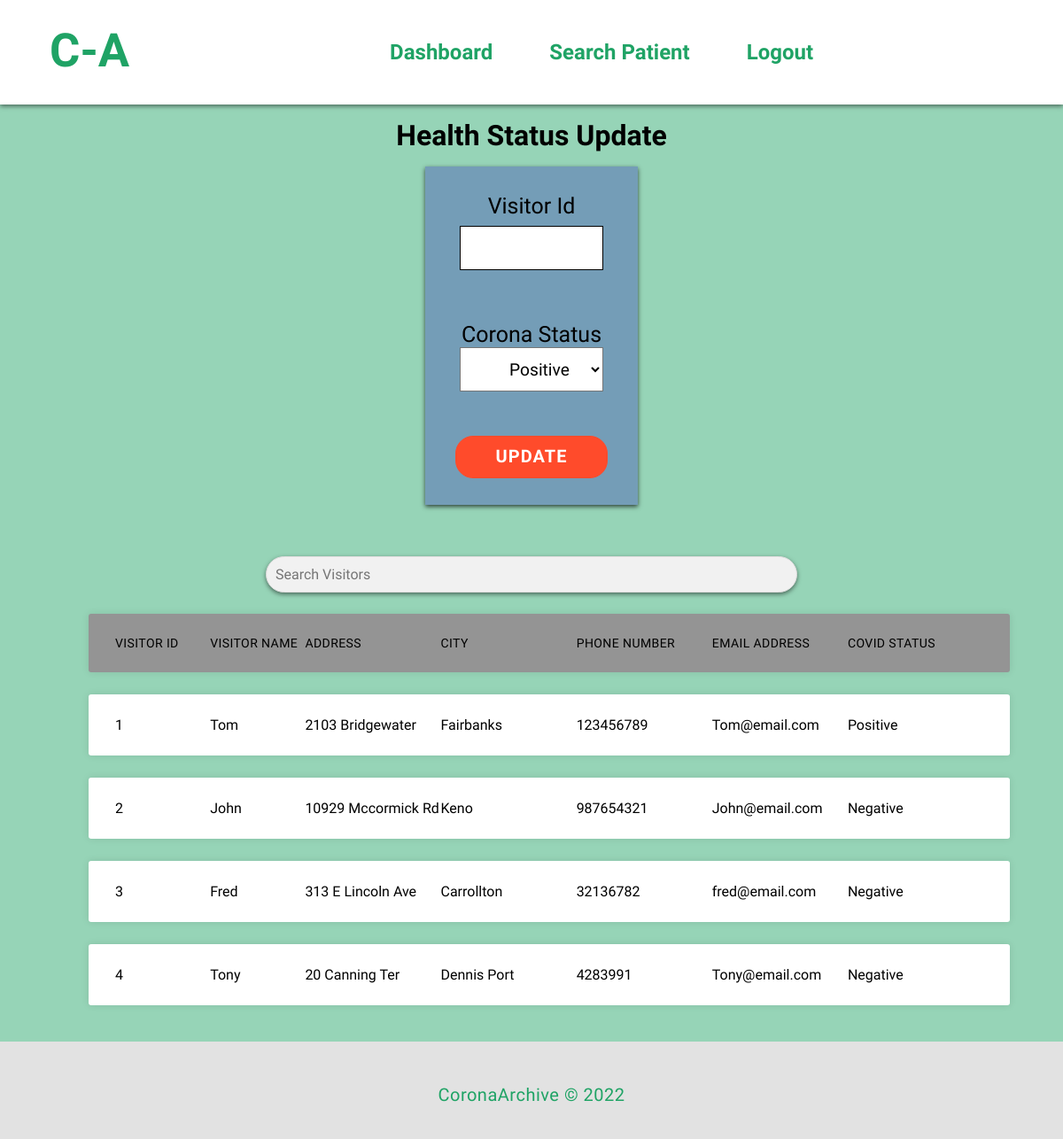
/hospital/visitor (signed in), run on the app's committed database.
### tables this page shows
CREATE TABLE Visitor (
    id integer PRIMARY KEY AUTOINCREMENT,
    name text NOT NULL,
    address text NOT NULL,
    city text NOT NULL, 
    phoneNumber text,
    email text,
    device_ID text,
    infected INTEGER,
    password text NOT NULL
    );

### run.py (the view)
@app.route('/hospital/visitor', methods=['GET', ])
def hospital_visitor_list():
    if('username' in session and str(session['userType']) == "Hospital"):
        conn = db_connection()
        cursor = conn.cursor()
        cursor.execute(
            "SELECT id,name,address,city,phoneNumber,email,infected from Visitor")
        data = cursor.fetchall()
        return render_template('hospital_visitor_info.html', visitors=data)
    else:
        flash("You are not authorized to view this page")
        return redirect(url_for('index'))

### run.py (called while the page is built)
def db_connection():
    conn = None
    try:
        conn = sqlite3.connect("db.sqlite")
    except sqlite3.error as e:
        print(e)
    return conn

### CoronaArchieve/templates/hospital_visitor_info.html (shortened to what this page needs)
{% extends "baselayout.html" %} {% block head %}
<link
  rel="stylesheet"
  type="text/css"
  href="{{ url_for('static', filename='style/css/table.css')}}"
/>
{% endblock%} {% block content %}
<main class="content">
  <h1>Health Status Update</h1>
  <form
    id="changeStatusForm"
    method="post"
    action="/change_corona_status"
    class="form-contain"
  >
    <label class="visitor-id" for="visitorId">Visitor Id</label>
    <input type="text" id="visitorId" name="visitorId" required />
    <label class="corona-status" for="coronaStatus">Corona Status</label>
    <select id="coronaStatus" name="coronaStatus">
      <option value="1">Positive</option>
    </select>
    <button type="submit" class="btn">Update</button>
  </form>
  <input
    type="text"
    id="search-input"
    onkeyup="search('search-input','visitors-table')"
    placeholder="Search Visitors"
  />
  <ul class="responsive-table">
    <li class="table-header">
      <div class="col col-1">Visitor Id</div>
      <div class="col col-2">Visitor Name</div>
      <div class="col col-3">Address</div>
      <div class="col col-4">City</div>
      <div class="col col-5">Phone Number</div>
      <div class="col col-6">Email Address</div>
      <div class="col col-7">Covid Status</div>
    </li>
    <div id="visitors-table">
      {% for visitor in visitors %}
      <li class="table-row">
        <div class="col col-1" data-label="Job Id">{{ visitor[0] }}</div>
        <div class="col col-2" data-label="Customer Name">{{ visitor[1] }}</div>
        <div class="col col-3" data-label="Amount">{{ visitor[2] }}</div>
        <div class="col col-4" data-label="Payment Status">
          {{ visitor[3] }}
        </div>
        <div class="col col-5" data-label="Payment Status">
          {{ visitor[4] }}
        </div>
        <div class="col col-6" data-label="Payment Status">
          {{ visitor[5] }}
        </div>
        <div class="col col-7" data-label="Payment Status">
          {% if visitor[6] == 1 %} Positive {% else %} Negative {% endif %}
        </div>
      </li>
      {% endfor %}
    </div>
  </ul>
</main>
{% endblock %}

### CoronaArchieve/static/style/css/style.css (style rules this page uses)
* { font-family: 'Varela Round', sans-serif; }
.content { display: flex; justify-content: center; align-items: center; flex-direction: column; width: 100%; height: 100%; }
body { margin: 0; background-color: rgba(31, 163, 101, 0.466); }
.form-contain { width: 20%; background-color: #749db7; padding: 30px; box-shadow: 0 2px 5px rgba(0, 0, 0, 0.7) }
.visitor-id { font-size: 25px; }
.corona-status { font-size: 25px; }
#visitorId { border:1px solid #000000; height: 50px; background-color: #ffffff; min-width: 160px; font-size: larger; text-align: center; padding-left: 30px; width:90%; }
#coronaStatus { height: 50px; background-color: #ffffff; min-width: 160px; z-index: 1; font-size: larger; padding-left: 30px; text-align: center; width:90%; }
#search-input { background-color: rgb(255, 255, 255); font-size: large; box-shadow: 0 2px 5px rgba(0, 0, 0, 0.5) }
.btn { margin: auto 40%; padding-top: 10px; }

### CoronaArchieve/static/style/css/form_style.css (style rules this page uses)
* { box-sizing: border-box; }
h1 { font-weight: bold; margin: 1rem; }
button { border-radius: 20px; border: 1px solid #FF4B2B; background-color: #FF4B2B; color: #FFFFFF; font-size: 20px; font-weight: bold; padding: 12px 45px; letter-spacing: 1px; text-transform: uppercase; transition: transform 80ms ease-in; }
form { background-color: #FFFFFF; display: flex; align-items: center; justify-content: center; flex-direction: column; padding: 0 50px; height: 100%; text-align: center; }
input { background-color: #eee; border: none; padding: 12px 15px; margin: 8px 0; width: 100%; }

### CoronaArchieve/static/style/css/table.css (style rules this page uses)
.responsive-table { min-width: 90%; }
#search-input { width: 50%; padding: 10px; border: 1px solid #ddd; border-radius: 24px; font-size: 16px; background-color: #f1f1f1; }
.responsive-table li { border-radius: 3px; padding: 25px 30px; display: flex; justify-content: space-between; margin-bottom: 25px; }
.responsive-table .table-header { background-color: #949494; box-shadow: 0px 0px 9px 0px rgba(0, 0, 0, 0.1); font-size: 14px; text-transform: uppercase; letter-spacing: 0.03em; }
.responsive-table .table-row { background-color: #ffffff; box-shadow: 0px 0px 9px 0px rgba(0, 0, 0, 0.1); }
.responsive-table .col-1 { flex-basis: 70%; overflow-wrap: anywhere; }
.responsive-table .col-2 { flex-basis: 70%; overflow-wrap: anywhere; }
.responsive-table .col-3 { flex-basis: 100%; overflow-wrap: anywhere; }
.responsive-table .col-4 { flex-basis: 100%; overflow-wrap: anywhere; }
.responsive-table .col-5 { flex-basis: 100%; overflow-wrap: anywhere; }
.responsive-table .col-6 { flex-basis: 100%; overflow-wrap: anywhere; }
.responsive-table .col-7 { flex-basis: 100%; overflow-wrap: anywhere; }

### data on the page
Visitor: id "1", name "Tom", address "2103 Bridgewater", city "Fairbanks", phoneNumber "123456789", email "Tom@email.com", infected "Positive"
Visitor: id "2", name "John", address "10929 Mccormick Rd", city "Keno", phoneNumber "987654321", email "John@email.com", infected "Negative"
Visitor: id "3", name "Fred", address "313 E Lincoln Ave", city "Carrollton", phoneNumber "32136782", email "fred@email.com", infected "Negative"
Visitor: id "4", name "Tony", address "20 Canning Ter", city "Dennis Port", phoneNumber "4283991", email "Tony@email.com", infected "Negative"
